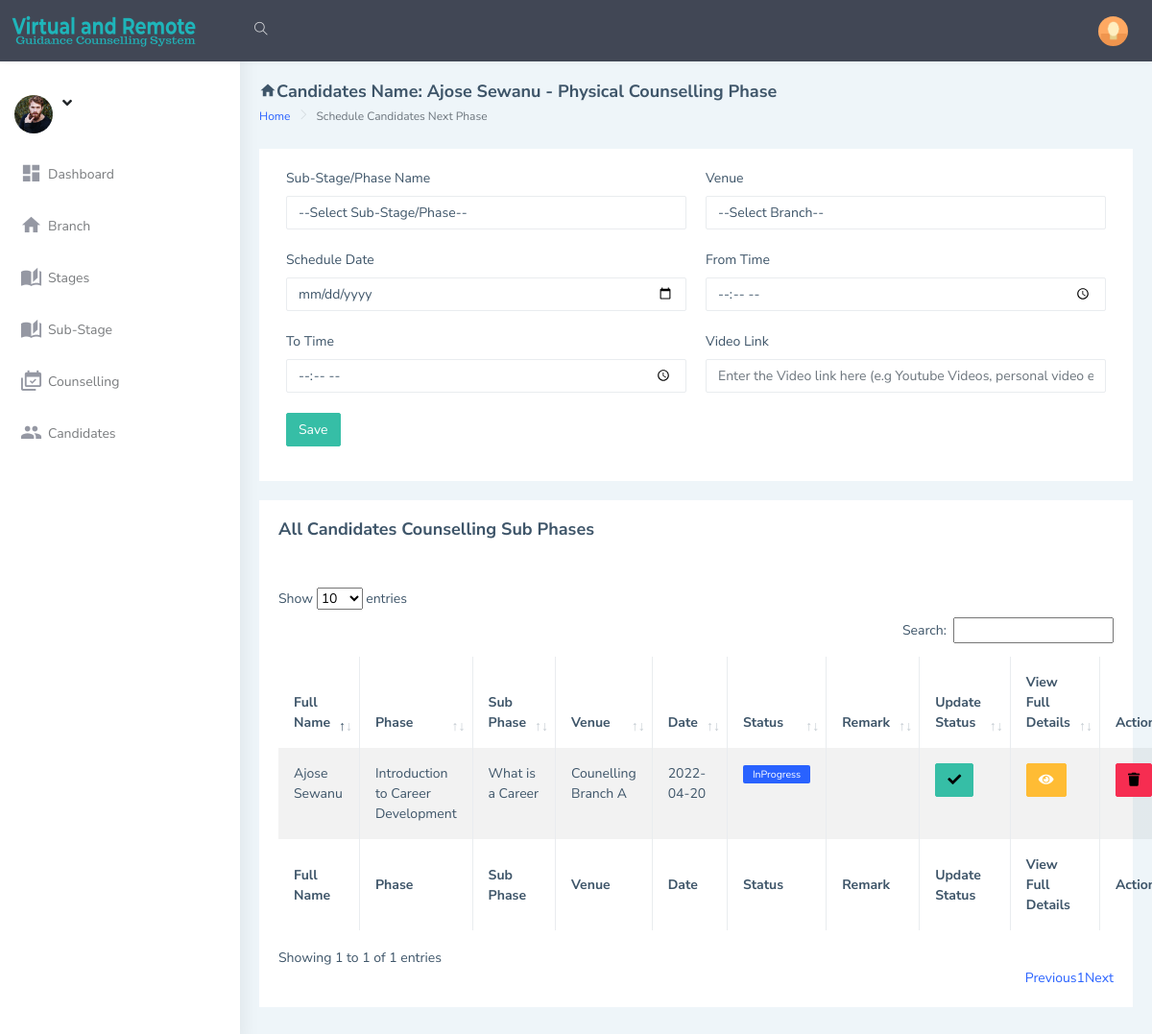
/admin/schedule2.php?stageid=1&cid=3, run on the app's committed database.
### tables this page shows
CREATE TABLE `users_tbl` (
  `id` int(10) NOT NULL,
  `firstName` varchar(50) DEFAULT NULL,
  `lastName` varchar(50) DEFAULT NULL,
  `emailAddress` varchar(50) DEFAULT NULL,
  `password` varchar(20) DEFAULT NULL,
  `phoneNo` varchar(20) DEFAULT NULL,
  `address` text DEFAULT NULL,
  `dob` varchar(20) DEFAULT NULL,
  `gender` varchar(10) DEFAULT NULL,
  `hobbies` text DEFAULT NULL,
  `course` varchar(50) DEFAULT NULL,
  `qualification` varchar(50) DEFAULT NULL,
  `qualificationGrade` varchar(50) DEFAULT NULL,
  `skills` text DEFAULT NULL,
  `scheduleTypeId` varchar(10) DEFAULT NULL,
  `dateCreated` varchar(20) DEFAULT NULL
);

CREATE TABLE `scheduletype_tbl` (
  `id` int(10) NOT NULL,
  `typeName` varchar(20) DEFAULT NULL
);

CREATE TABLE `substagetracker_tbl` (
  `id` int(10) NOT NULL,
  `userId` varchar(20) DEFAULT NULL,
  `stageId` varchar(20) DEFAULT NULL,
  `subStageId` varchar(20) DEFAULT NULL,
  `venue` text DEFAULT NULL,
  `scheduleDate` varchar(50) DEFAULT NULL,
  `fromTime` varchar(20) DEFAULT NULL,
  `toTime` varchar(20) DEFAULT NULL,
  `videoLink` text DEFAULT NULL,
  `status` varchar(50) DEFAULT NULL,
  `dateStarted` varchar(255) NOT NULL,
  `dateCompleted` text DEFAULT NULL,
  `remark` text DEFAULT NULL,
  `dateCreated` varchar(50) DEFAULT NULL
);

CREATE TABLE `stages_tbl` (
  `id` int(10) NOT NULL,
  `stageNo` varchar(10) DEFAULT NULL,
  `stageName` varchar(255) DEFAULT NULL,
  `description` text DEFAULT NULL,
  `remarks` text DEFAULT NULL,
  `objectives` text DEFAULT NULL,
  `material` text DEFAULT NULL,
  `videoLink` text DEFAULT NULL,
  `dateCreated` varchar(20) DEFAULT NULL
);

CREATE TABLE `substage_tbl` (
  `id` int(10) NOT NULL,
  `stageId` varchar(10) DEFAULT NULL,
  `subStageNo` varchar(10) DEFAULT NULL,
  `subStageName` varchar(255) DEFAULT NULL,
  `description` text DEFAULT NULL,
  `remark` text DEFAULT NULL,
  `objectives` text DEFAULT NULL,
  `dateCreated` varchar(20) DEFAULT NULL
);

### admin/schedule2_action.php (called while the page is built, shortened)
<?php
include('includes/dbconnection.php');
if(isset($_GET["cid"]) && $_GET["cid"] != "" && isset($_GET["stageid"]) && $_GET["stageid"] != "")
{
    $cid = $_GET["cid"];
    $stageid = $_GET["stageid"];
    $quee=mysqli_query($con,"select users_tbl.id,users_tbl.firstName,users_tbl.lastName, scheduletype_tbl.typeName,
    scheduletype_tbl.id as scheduleTypeId
    from users_tbl
    INNER JOIN scheduletype_tbl ON scheduletype_tbl.id = users_tbl.scheduleTypeId
    where users_tbl.id ='$cid'");
    $retd=mysqli_fetch_array($quee);
    if($retd > 0){
        $fullName = $retd['firstName'].' '.$retd['lastName'];
        $scheduleType = $retd['typeName'];
        $scheduleTypeId = $retd['scheduleTypeId'];
    }
}
else{
    echo "<script type = \"text/javascript\">
    window.location = (\"allCandidates.php\");
    </script>";
}
?>

### admin/schedule2.php (the view, shortened to what this page needs)
<!DOCTYPE html>
<html dir="ltr" lang="en">
<?php
include('includes/session.php');
include('schedule2_action.php');
include('includes/header.php');
?>
<body>
    <div id="main-wrapper" data-layout="vertical" data-navbarbg="skin5" data-sidebartype="full"
        data-sidebar-position="absolute" data-header-position="absolute" data-boxed-layout="full">
        <?php include 'includes/topbar.php'?>
        <?php include 'includes/sidebar.php'?>
        <div class="page-wrapper">
            <div class="page-breadcrumb">
                <div class="row align-items-center">
                    <div class="col-10">
                        <h4 class="page-title"><i class="mdi mdi-home"></i>Candidates Name: <?php echo $fullName;?> - <?php echo $scheduleType;?> Counselling Phase</h4>
                        <div class="d-flex align-items-center">
                            <nav aria-label="breadcrumb">
                                <ol class="breadcrumb">
                                    <li class="breadcrumb-item"><a href="#">Home</a></li>
                                    <li class="breadcrumb-item active" aria-current="page">Schedule Candidates Next Phase</li>
                                </ol>
                            </nav>
                        </div>
                    </div>
                </div>
            </div>
            <div class="container-fluid">
                <div class="row">
                    <div class="col-lg-12">
                        <div class="card">
                            <div class="card-body">
                                <form class="form-horizontal form-material mx-2" method="post">
                                    <div class="form-group">
                                        <div class="col-md-12">
                                            <div class="row">
                                                <div class="col-md-6">
                                                    <label>Sub-Stage/Phase Name</label>
                                                    <?php
                                                        $query=mysqli_query($con,"select * from substage_tbl where stageId ='$stageid' ORDER BY subStageNo ASC");
                                                        $count = mysqli_num_rows($query);
                                                        if($count > 0){
                                                            echo '<select required name="subStageId" class="form-control">';
                                                            echo'<option value="">--Select Sub-Stage/Phase--</option>';
                                                            echo '</select>';
                                                        }
                                                    ?>
                                                </div>
                                                <div class="col-md-6">
                                                    <label>Venue</label>
                                                    <?php if($scheduleTypeId == '2'){
                                                            echo' <input type="text" name="venue" required placeholder="Enter the meeting link here (e.g Google meet, Zoom, Skype etc)" class="form-control form-control-line">';
                                                        }else{
                                                            $querys=mysqli_query($con,"select * from branch_tbl ORDER BY branchName ASC");
                                                            $cnt = mysqli_num_rows($querys);
                                                            if($cnt > 0){
                                                                echo '<select required name="venue" class="form-control">';
                                                                echo'<option value="">--Select Branch--</option>';
                                                                echo '</select>';
                                                             }
                                                        }
                                                    ?>
                                                </div>
                                            </div>
                                            <br>
                                            <div class="row">
                                                <div class="col-md-6">
                                                    <label>Schedule Date</label>
                                                    <input type="date" name="scheduleDate" required placeholder="" class="form-control form-control-line">
                                                </div>
                                                <div class="col-md-6">
                                                    <label>From Time</label>
                                                    <input type="time" name="fromTime" required placeholder="" class="form-control form-control-line" >
                                                </div>
                                            </div>
                                            <br>
                                            <div class="row">
                                                <div class="col-md-6">
                                                    <label>To Time</label>
                                                    <input type="time" name="toTime" required placeholder="" class="form-control form-control-line">
                                                </div>
                                                <div class="col-md-6">
                                                    <label>Video Link</label>
                                                    <input type="text" name="videoLink" required placeholder="Enter the Video link here (e.g Youtube Videos, personal video etc)" class="form-control form-control-line">
                                                </div>
                                            </div>
                                            <br>
                                            <div class="row">
                                                <div class="col-md-6">
                                                    <input type="submit" name="action" id="submit_button" class="btn btn-success text-white" value="Save" />
                                                </div>
                                            </div>
                                        </div>
                                    </div>
                                </form>
                            </div>
                        </div>
                    </div>
                </div>
                <div class="row">
                    <div class="col-lg-12 col-xlg-12 col-md-12">
                        <div class="card">
                            <div class="card-body">
                            <h4 class="page-title">All Candidates Counselling Sub Phases</h4>
                                <br><br>
                                <table id="example" class="table table-striped table-bordered" style="width:100%">
                                    <thead>
                                        <tr>
                                            <th>Full Name</th>
                                            <th>Phase</th>
                                            <th>Sub Phase</th>
                                            <th>Venue</th>
                                            <th>Date</th>
                                            <th>Status</th>
                                            <th>Remark</th>
                                            <th>Update Status</th>
                                            <th>View Full Details</th>
                                            <th>Action</th>
                                        </tr>
                                    </thead>
                                    <tbody>
                                    <?php
                                        $que=mysqli_query($con,"SELECT substagetracker_tbl.id, substagetracker_tbl.userId,substagetracker_tbl.stageId,
                                        substagetracker_tbl.subStageId,substagetracker_tbl.venue,substagetracker_tbl.scheduleDate,substagetracker_tbl.fromTime,
                                        substagetracker_tbl.toTime,substagetracker_tbl.videoLink,substagetracker_tbl.status,
                                        substagetracker_tbl.dateStarted,substagetracker_tbl.dateCompleted,substagetracker_tbl.remark,
                                        users_tbl.firstName,users_tbl.lastName,stages_tbl.stageName,stages_tbl.stageNo,
                                        substage_tbl.subStageName,substage_tbl.subStageNo
                                        from substagetracker_tbl
                                        INNER JOIN stages_tbl ON stages_tbl.id = substagetracker_tbl.stageId
                                        INNER JOIN users_tbl ON users_tbl.id = substagetracker_tbl.userId
                                        INNER JOIN substage_tbl ON substage_tbl.id = substagetracker_tbl.subStageId
                                        where substagetracker_tbl.userId = '$cid' and substagetracker_tbl.stageId = '$stageid'
                                        ORDER BY substage_tbl.subStageNo ASC");
                                        while ($row=mysqli_fetch_array($que)) {
                                        ?>
                                        <tr>
                                            <td><?php echo $row['firstName'].' '.$row['lastName'];?></td>
                                            <td><?php echo $row['stageName'];?></td>
                                            <td><?php echo $row['subStageName'];?></td>
                                            <td><?php echo $row['venue'];?></td>
                                            <td><?php echo $row['scheduleDate'];?></td>
                                            <td>
                                            <?php if($row['status'] == 'InProgress'){echo '<label class="label label-info">'.$row['status'].'</label>';}
                                                    else{echo '<label class="label label-success">'.$row['status'].'</label>';}?>
                                            </td>
                                            <td><?php echo $row['remark'];?></td>
                                            <td><a href="?stageid=<?php echo $stageid;?>&cid=<?php echo $cid;?>&updid=<?php echo $row['id'];?>" onclick="return confirm('Are you sure you want to update this item as Completed?');" class="btn btn-success"><i class="fa fa-check"></i></a></td>
                                            <td><a href="fullDetails.php?viewid=<?php echo $row['id'];?>" class="btn btn-warning"><i class="fa fa-eye"></i></a></td>
                                            <td><a href="?stageid=<?php echo $stageid;?>&cid=<?php echo $cid;?>&delid=<?php echo $row['id'];?>" onclick="return confirm('Are you sure you want to delete this item?');" class="btn btn-danger"><i class="fa fa-trash"></i></a></td>
                                        </tr>
                                        <?php
                                        }
                                    ?>
                                    </tbody>
                                        <tfoot>
                                            <tr>
                                                <th>Full Name</th>
                                                <th>Phase</th>
                                                <th>Sub Phase</th>
                                                <th>Venue</th>
                                                <th>Date</th>
                                                <th>Status</th>
                                                <th>Remark</th>
                                                <th>Update Status</th>
                                                <th>View Full Details</th>
                                                <th>Action</th>
                                            </tr>
                                    </tfoot>
                                </table>
                            </div>
                        </div>
                    </div>
                </div>
            </div>
        </div>
    </div>
</body>
</html>

### data on the page
users_tbl: fullName "Ajose Sewanu", scheduletype_tbl.typeName "Physical"
substagetracker_tbl: users_tbl.firstName "Ajose", users_tbl.lastName "Sewanu", stages_tbl.stageName "Introduction to Career Development", substage_tbl.subStageName "What is a Career", venue "Counelling Branch A", scheduleDate "2022-04-20", status "InProgress"
